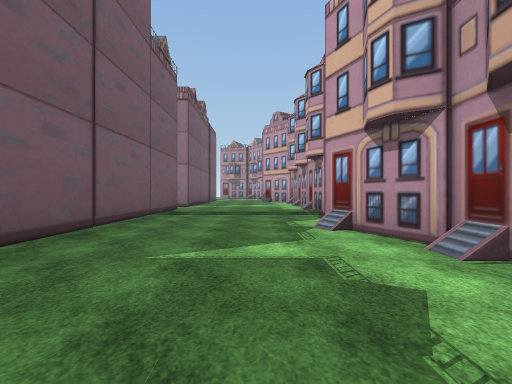
View 1 (above)

23 first-person views from a walk through a scene from a Unity 3-D project. The camera is 1.4 m above the floor, looks level and sees 85° across. The floor is counted in squares, 2 m on a side. Each view is taken from the middle of a square. On the plan, view 1 faces up. The plan holds only what a view shows up to about 9 squares ahead; the rest is blank. The place goes on beyond the plan. Some surface patterns are stand-ins.

View 2
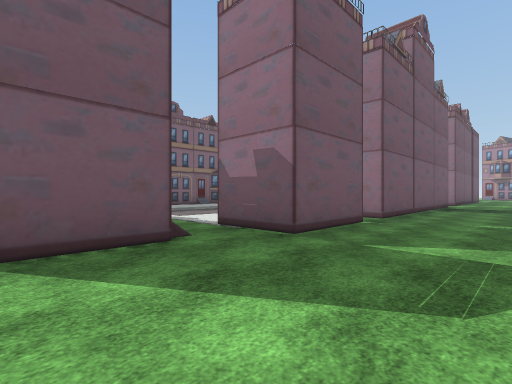

View 3
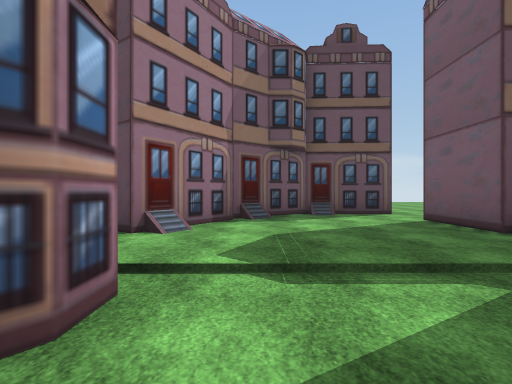

View 4
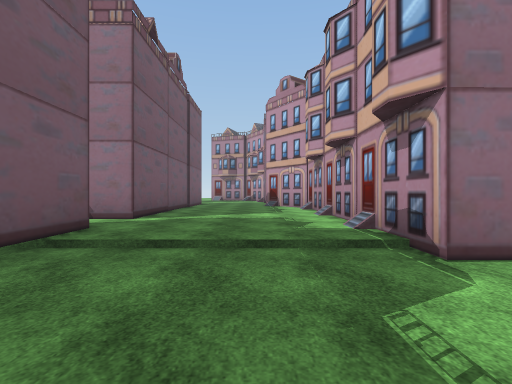

View 5
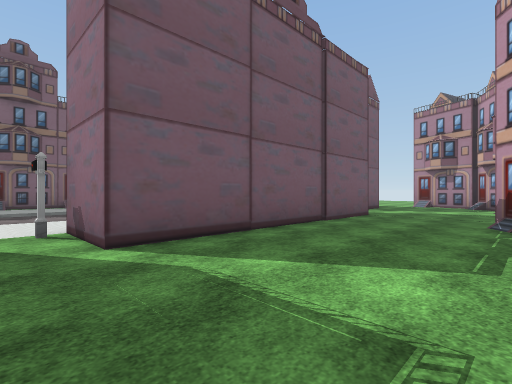

View 6
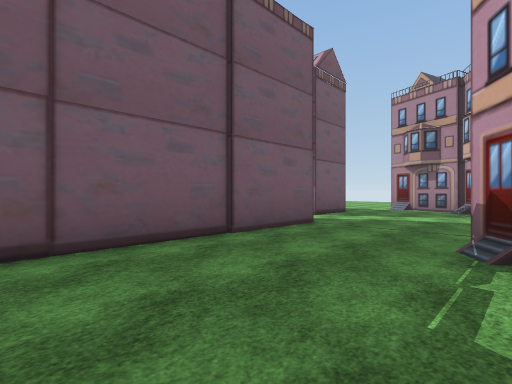

View 7
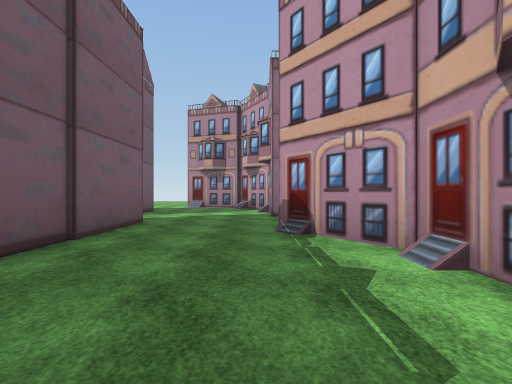

View 8
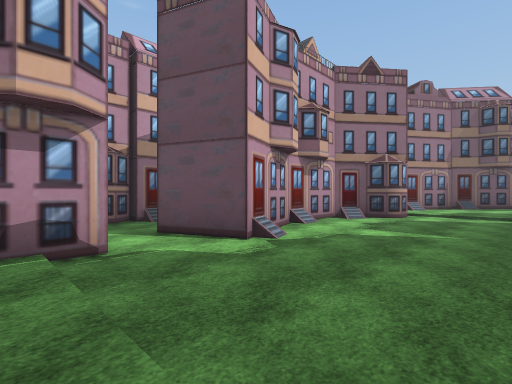

View 9
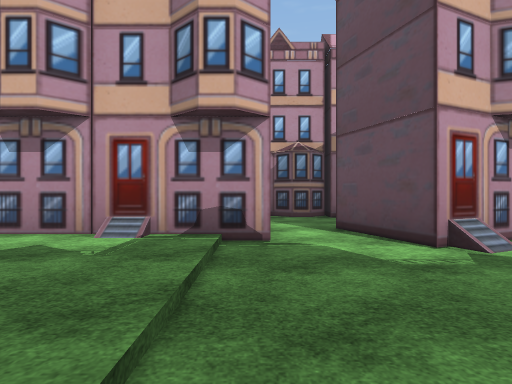

View 10
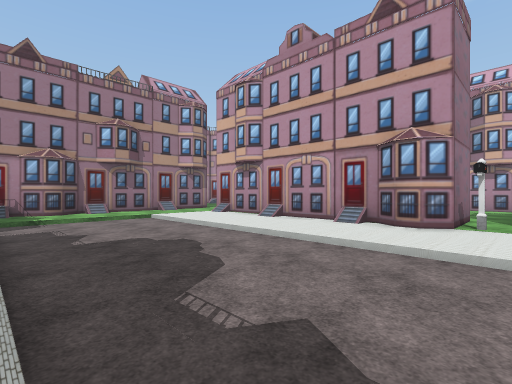

View 11
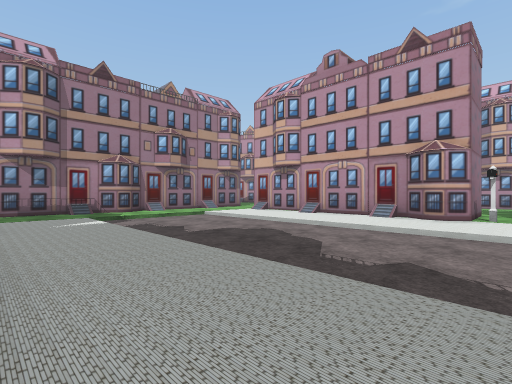

View 12
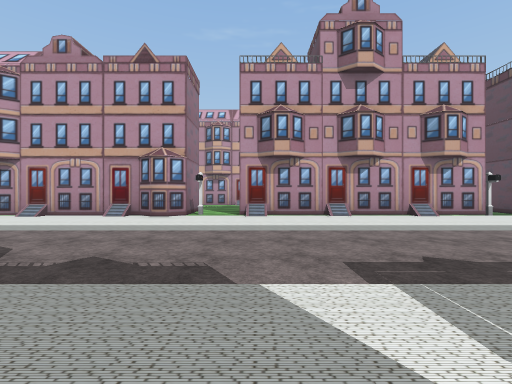

View 13
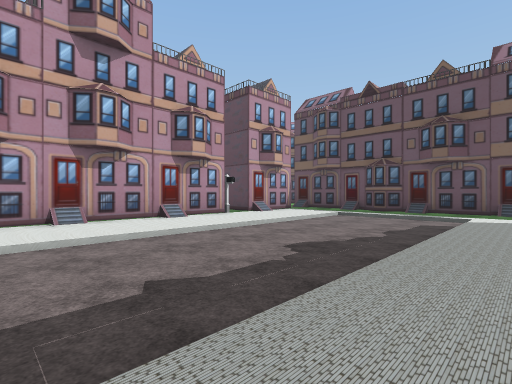

View 14
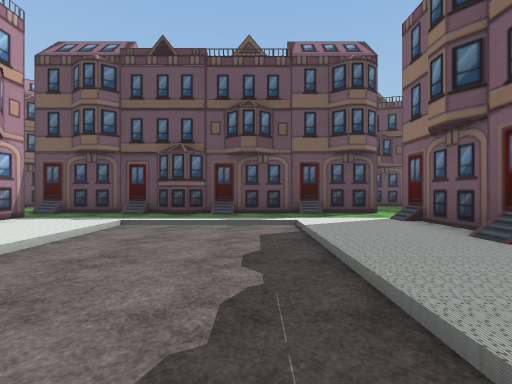

View 15
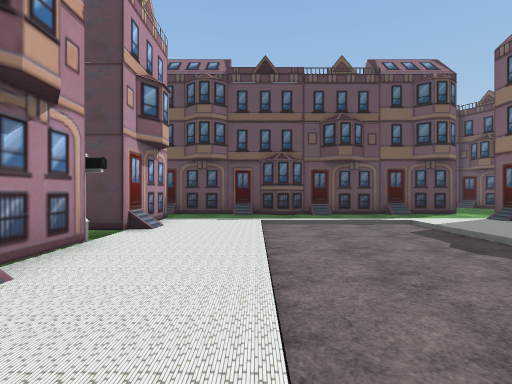

View 16
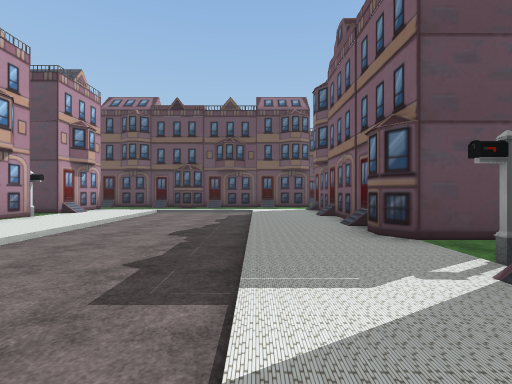

View 17
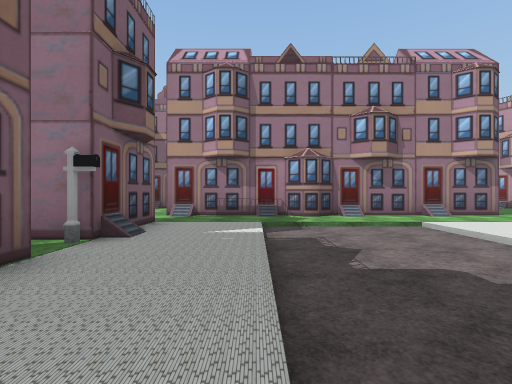

View 18
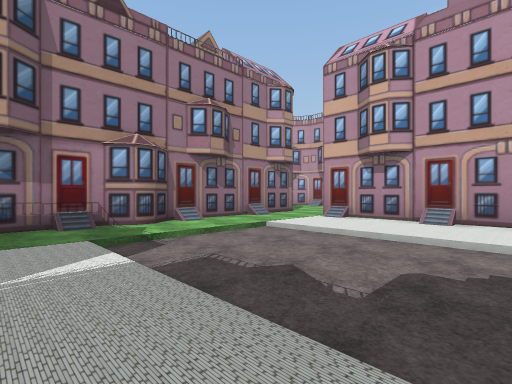

View 19
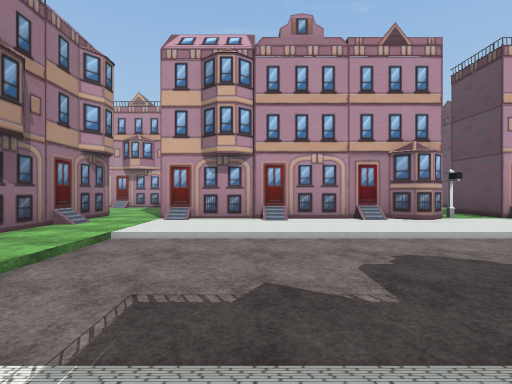

View 20
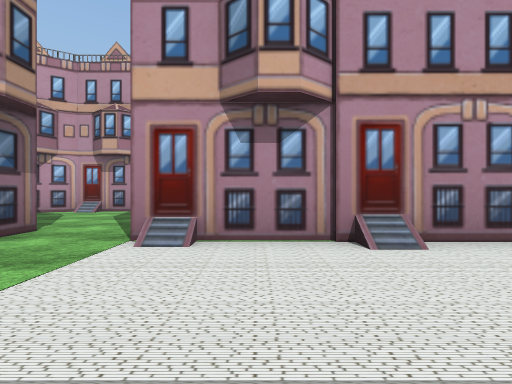

View 21
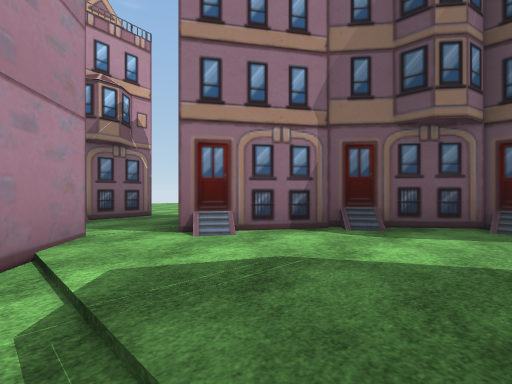

View 22
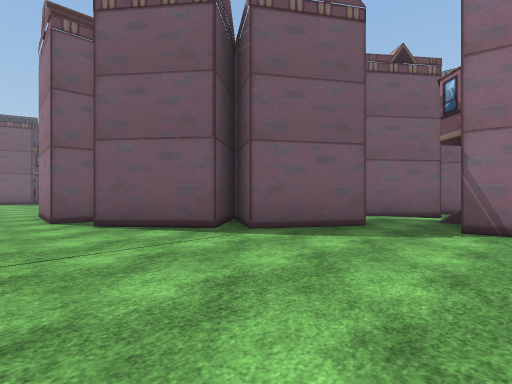

View 23
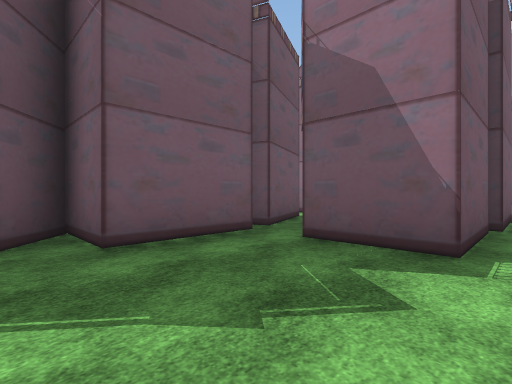

### Floor plan
Key: @ floor where view 1 was taken; # wall or solid block; . main floor; - floor 0.25 m lower than the main floor; / step, stairs or slope; H house; M mailbox.
Columns run from 13 left of view 1 to 8 right of it. Each row starts with its distance up from view 1.
 22          H....HH
 21          #....#
 20 H./.#HH/......#
 19 ../........ ..
 18 ../---///##... H
 17 H//---/..##...##
 16 M./---///#H....#
 15 ../---///##....H
 14 ../---/.. #....#
 13 H//---/// #....#
 12 ../---/.H #....H
 11 ../---/..M#....H
 10 ///---/........HH
  9 ../---///#H....##
  8 H//---/..##----H#--#
  7 M./---/// #--------##-
  6 ../---/.. #----#H--H#-
  5 H./---/.. H----###-##-
  4 ///---/// #-----#--HH-
  3 ../---/.. #----/##----
  2 H//---/..MH-----##----
  1 ///---///##----/#H----
  0 ../---///##--@-###----
 -1 H//////..#H---###
 -2 ...............H#.H
 -3 #####H###H........#
 -4         ##.....##.##
 -5          #....###...
 -6          ....##H....
 -7         ..HHH##.....
 -8         .. #.#......
 -9         ............
-10           ..........

Positions as (right, up) in squares from view 1, and headings:
1: (0, 0), facing up
2: (0, -5), facing up-left
3: (0, 1), facing down
4: (0, 5), facing up
5: (1, 10), facing up-left
6: (1, 13), facing up-left
7: (0, 12), facing up
8: (-2, 9), facing down-right
9: (-2, 8), facing right
10: (-11, 10), facing up-right
11: (-13, 10), facing up-right
12: (-13, 9), facing right
13: (-12, 8), facing down-right
14: (-10, 5), facing down
15: (-7, 6), facing down
16: (-11, 10), facing down
17: (-11, 12), facing up
18: (-12, 14), facing up-right
19: (-12, 16), facing right
20: (-8, 17), facing right
21: (-2, -1), facing down-right
22: (6, -10), facing up-left
23: (8, 0), facing up-left
